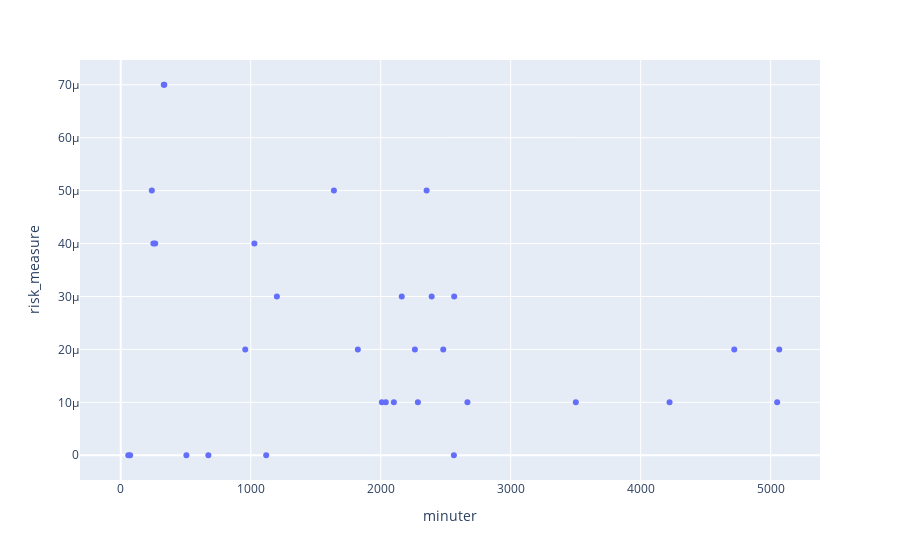

The code cell stored with this chart in its notebook:
### Markdown cell above
#### Graph 4: Risk plot

### Code cell
fig = px.scatter(summary_stats, x = "minuter", y = "risk_measure", hover_name="name")

fig.show()

### Figure 1 — Plotly figure (JSON) as saved in the notebook; plotly's stock layout.template omitted (floating-point values rounded to 4 significant figures)
{"data": [{"hovertemplate": "<b>%{hovertext}</b><br><br>minuter=%{x}<br>risk_measure=%{y}<extra></extra>", "hovertext": ["Adil Titi", "Adrian Engdahl", "Albin Pihlström", "Alexander Zetterström", "Amar Muhsin", "André Bernardini", "Anton Lundin", "Cesar Weilid", "Christopher Redenstrand", "Eirik Asante Gayi", "Elias Markusson Kurula", "Emil Tot Wikström", "Emrik Eriksson", "Ferhan Abic", "Filip Sjöberg", "Filip Trpcevski", "Gustav Berggren", "Gustav Nordh", "Haris Brkic", "Henry Sletsjøe", "Ieltsin Jeronimo Semedo Camoes", "Jacob Stensson", "Johan Arvidsson", "Jonah Almquist", "Kevin Appiah Nyarko", "Lorik Konjuhi", "Malte Persson", "Marinus Larsen", "Marius Mörkfors", "Noah Åstrand John", "Noah Östberg", "Oliwer Stark", "Oskar Ågren", "Pontus Jonsson", "Samouil Izountouemoi", "Suren Hagop", "Teodor Wålemark", "Viktor Frodig", "Ömür Pektas"], "legendgroup": "", "marker": {"color": "#636efa", "symbol": "circle"}, "mode": "markers", "name": "", "orientation": "v", "showlegend": false, "type": "scatter", "x": [958.0, 505.0, 0.0, 5066.0, 3501.0, 0.0, 1640.0, 4222.0, 2563.0, 72.0, 0.0, 2286.0, 0.0, 265.0, 335.0, 2481.0, 4720.0, 2101.0, 2162.0, 2565.0, 2392.0, 2353.0, 2009.0, 0.0, 251.0, 1201.0, 1824.0, 674.0, 0.0, 1028.0, 1119.0, 58.0, 2667.0, 2039.0, 331.0, 0.0, 2263.0, 5050.0, 239.0], "xaxis": "x", "y": [2e-05, 0.0, NaN, 2e-05, 1e-05, NaN, 5e-05, 1e-05, 0.0, 0.0, NaN, 1e-05, NaN, 4e-05, 7e-05, 2e-05, 2e-05, 1e-05, 3e-05, 3e-05, 3e-05, 5e-05, 1e-05, NaN, 4e-05, 3e-05, 2e-05, 0.0, NaN, 4e-05, 0.0, 0.0, 1e-05, 1e-05, 7e-05, NaN, 2e-05, 1e-05, 5e-05], "yaxis": "y"}], "layout": {"legend": {"tracegroupgap": 0}, "margin": {"t": 60}, "xaxis": {"anchor": "y", "domain": [0, 1], "title": {"text": "minuter"}}, "yaxis": {"anchor": "x", "domain": [0, 1], "title": {"text": "risk_measure"}}}}
